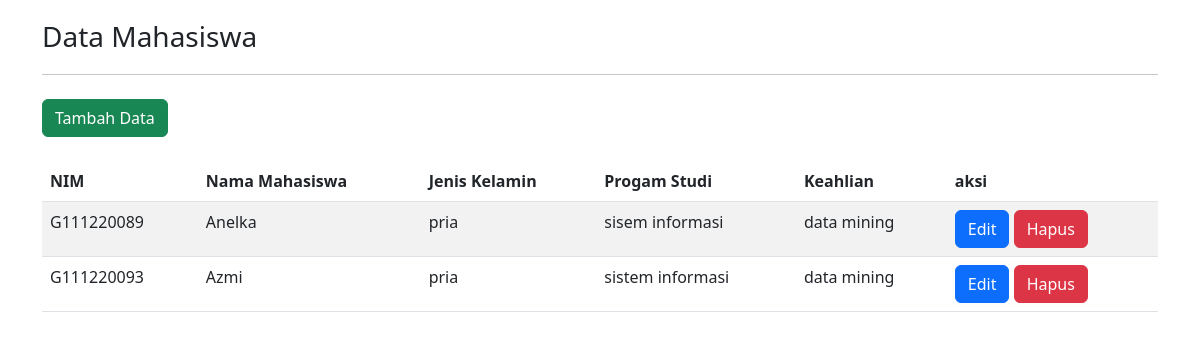
Before: / with the older database file.
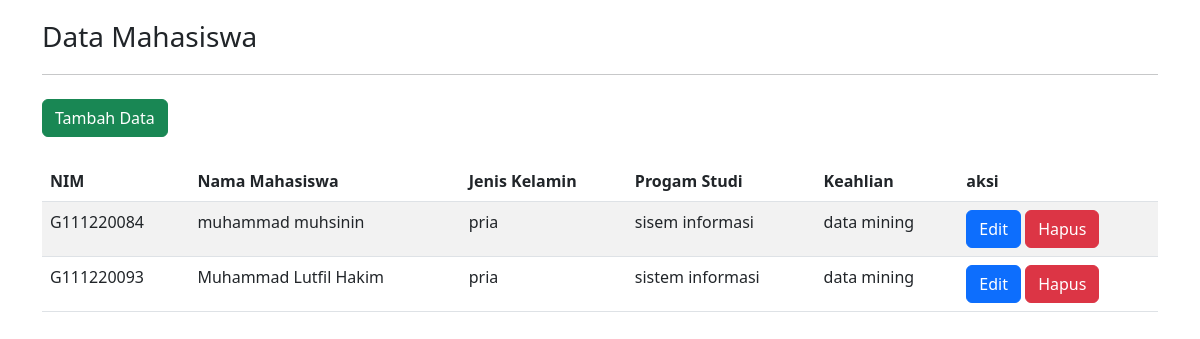
After: the same page with the newer database file.
### tables this page shows
CREATE TABLE `mahasiswa` (
  `id` int(10) NOT NULL,
  `nim` varchar(50) NOT NULL,
  `nama` varchar(50) NOT NULL,
  `jenis_kelamin` enum('pria','wanita') NOT NULL,
  `progam_studi` varchar(50) NOT NULL,
  `keahlian` varchar(100) NOT NULL
);

### index.php (the view, shortened to what this page needs)
<?php
include("koneksi.php")
?>
<!doctype html>
<html lang="en">
  <head>
    <link href="https://cdn.jsdelivr.net/npm/bootstrap@5.3.0-alpha3/dist/css/bootstrap.min.css" rel="stylesheet">
  </head>
  <body>
    <div class="container">
        <div class="col -md-12">
            <h3 style="margin: 20px 0px 20px 0px">Data Mahasiswa</h3>
            <hr>
            <a href="tambah_form.php" class="btn btn-success mt-2">Tambah Data</a>
            <table class="table table-striped mt-4">
                <thead>
                    <tr class="info">
                        <th>NIM</th>
                        <th>Nama Mahasiswa</th>
                        <th>Jenis Kelamin</th>
                        <th>Progam Studi</th>
                        <th>Keahlian</th>
                        <th>aksi</th>
                    </tr>
                </thead>
                <?php
                $sql ="select * from mahasiswa";
                $query = mysqli_query($koneksi, $sql);
                while ($mhs = mysqli_fetch_array($query)) {
                echo "<tr>";
                echo "<td>" .$mhs['nim']. "</td>";
                echo "<td>" .$mhs['nama']. "</td>";
                echo "<td>" .$mhs['jenis_kelamin']. "</td>";
                echo "<td>" .$mhs['progam_studi']. "</td>";
                echo "<td>" .$mhs['keahlian']. "</td>";
                echo "<td>";
                echo "<a href='edit_form.php?id=" . $mhs['id'] ." ' class=' btn btn-primary'>Edit</a>&nbsp";
                echo "<button type='button' class='btn btn-danger' data-bs-toggle='modal' data-bs-target='#hapus". $mhs['id'] ."'>Hapus</button>";
                echo "</td>";
                echo "</tr>";
                } ?>
            </table>
        </div>
    </div>
  </body>
</html>

Changed rows visible on the page:
changed mahasiswa "sisem informasi": nim "G111220089" → "G111220084"; nama "Anelka" → "muhammad muhsinin"
changed mahasiswa "sistem informasi": nama "Azmi" → "Muhammad Lutfil Hakim"
